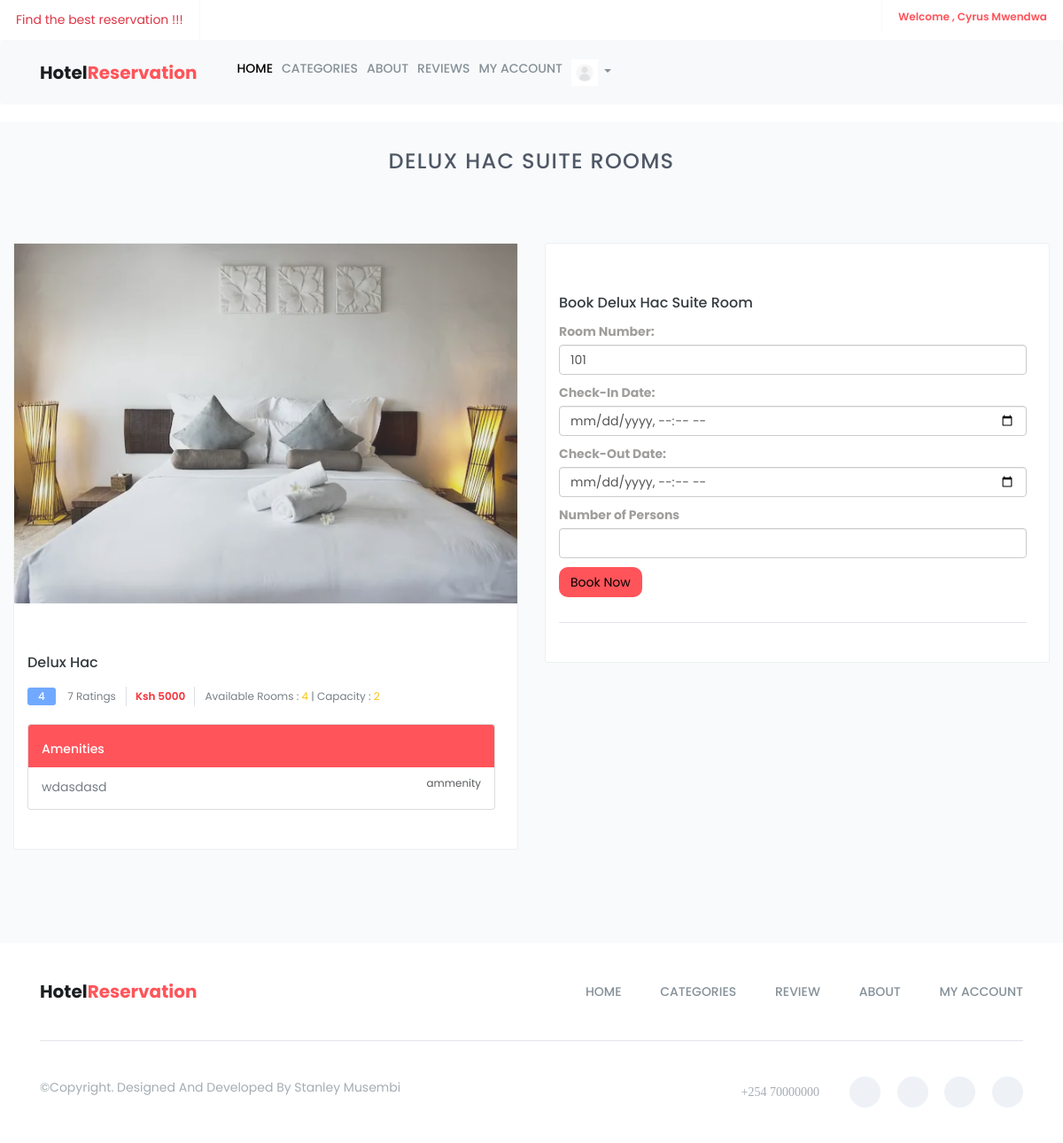
The page /category/1/ (signed in) on the database its author committed.
### accounts/models.py (models this page shows, shortened)
class CustomUser(AbstractUser):
    email = models.EmailField(unique=True)
    gender = models.CharField(max_length=1, blank=True, null=True)
    address = models.CharField(max_length=255, blank=True, null=True)
    image = models.ImageField(upload_to="user_images", blank=True, null=True)
    username = None
    objects = CustomUserManager()
    USERNAME_FIELD = 'email'
    REQUIRED_FIELDS = []

### hotel/models.py (models this page shows, shortened)
class RoomCategory(models.Model):
    name = models.CharField(max_length=255)
    description = models.TextField()
    capacity = models.IntegerField()
    beds = models.IntegerField()
    rooms = models.IntegerField()
    cost = models.DecimalField(max_digits=10, decimal_places=2)
    added_on = models.DateTimeField(auto_now_add=True)
    image = models.ImageField(upload_to="room_category_images")
    @property
    def total_reviews(self):
        return self.review_set.count()
    @property
    def average_rating(self):
         average  = self.review_set.aggregate(Avg('rating'))['rating__avg']
         return round(average) if average is not None else 0

### hotel/views.py (the view)
# urls.py: path('category/<int:category_id>' , views.category_detail , name='category-detail'),
def category(request , category_id):
    category = RoomCategory.objects.get(id=category_id)
    description = category.description.split(',')
    available_rooms = Room.objects.filter(category=category , status='available').count()
    categories_count = RoomCategory.objects.all().count()
    visitors_count = Booking.objects.all().count()
    rooms_count = RoomCategory.objects.aggregate(total_rooms = Sum('rooms'))['total_rooms']
    reviews_count = Review.objects.all().count()
    possible_rooms_for_category  = Room.objects.filter(category=category , status='available')
    context = {
        'category': category,
        'available_rooms': available_rooms,
        'description': description,
        'rooms_count':rooms_count,
        'visitors_count':visitors_count,
        'categories_count':categories_count,
        'reviews_count':reviews_count,
        'possible_rooms_for_category':possible_rooms_for_category,
    }
    return render(request, 'public/category_detail.html' , context)

### templates/public/category_detail.html (shortened to what this page needs)
 {% extends 'public/base.html' %}
 {% load static %}
 {% block content %}
		<section id="explore" class="explore">
			<div class="container-fluid">
				<div class="section-header">
					<h2>{{ category.name }} Suite Rooms</h2>
				</div>
				<div class="row explore-content">
                    <div class="col-sm-12 col-md-6">
                        <div class="single-explore-item">
                            <div class="single-explore-img">
                                <img src="{{ category.image.url}}" alt="explore image">
                            </div>
                            <div class="single-explore-txt bg-theme-1">
                                <h2><a href="#">{{ category.name }}</a></h2>
                                <p class="explore-rating-price">
                                    <span class="explore-rating">{{category.average_rating}}</span>
                                    <a href="#"> {{category.total_reviews}} ratings</a>
                                    <span class="explore-price-box">
                                        <span class="explore-price">Ksh 5000</span>
                                    </span>
                                     <a href="#">Available Rooms : <span class="text-warning ">{{available_rooms}}</span></a> |
                                     <a href="#">Capacity : <span class="text-warning ">{{category.capacity}}</span></a>
                                </p>
                                <div class="list-group">
                                    <div  class="list-group-item list-group-item-action primary-bg">
                                      <div class="d-flex w-100 justify-content-between">
                                        <h5 class="mb-1 text-white">Amenities</h5>
                                      </div>
                                    </div>
                                    {% for d in description%}
									<div   class="list-group-item list-group-item-action">
										<div class="d-flex w-100 justify-content-between">
										  <p class="mb-1">{{d}}</p>
										  <small class="text-body-secondary">ammenity</small>
										</div>
									  </div>
									{% endfor %}
                                  </div>
                            </div>
                        </div>
                    </div>
                    <div class="col-sm-12 col-md-6">
                        <div class="single-explore-item">
                            <div class="single-explore-txt bg-theme-1">
                                <h2><a href="#">Book {{category.name }} Suite Room</a></h2>
                                <div class="explore-person">
									{%  if available_rooms > 0%}
									<form method="post" action="{% url 'hotel:book' %}"  onsubmit="showLoadingSpinner()"">
                                        {% load custom_filters %}
                                        <div class="mb-3">
                                            <label for="room-number" class="form-label">Room Number:</label>
                                            <select class="form-control" id="room-number" name="room" required>
                                                {% for room in possible_rooms_for_category %}
                                                    <option value="{{ room.name }}">{{ room.name }}</option>
                                                {% endfor %}
                                            </select>
                                        </div>
										<div class="mb-3">
											<label for="check-in-date" class="form-label">Check-In Date:</label>
											<input type="datetime-local" class="form-control" id="check-in-date" name="check_in" required>
										</div>
										<div class="mb-3">
											<label for="check-out-date" class="form-label">Check-Out Date:</label>
											<input type="datetime-local" class="form-control" id="check-out-date" name="check_out" required>
										</div>
										<div class="mb-3">
											<label for="guests" class="form-label">Number of Persons</label>
											<input type="number" class="form-control" id="guests" name="persons" required>
										</div>
										<button type="submit" class="btn btn-custom" id="bookNowBtn">
                                            Book Now
                                        </button>
									</form>
									{% else %}
										<p class="text-danger">No rooms available ,  Check later or choose other <a href="{% url 'hotel:all_categories' %}">  Categories</a></p>
									{% endif %}
                                </div>
                            </div>
                        </div>
                    </div>
				</div>
			</div>
		</section>
{% endblock content %}

### templates/public/base.html (shortened to what this page needs)
{% load static %}
<!doctype html>
<html class="no-js" lang="en">
    <head>
        <link href="https://cdn.jsdelivr.net/npm/bootstrap@5.3.2/dist/css/bootstrap.min.css" rel="stylesheet">
		<link href="https://cdn.jsdelivr.net/npm/bootstrap@5.3.2/dist/css/bootstrap.min.css" rel="stylesheet">
        <link rel="stylesheet" href="{% static 'assets/css/font-awesome.min.css' %}">
		<link rel="stylesheet" href="{% static 'assets/css/linearicons.css' %}">
        <link rel="stylesheet" href="{% static 'assets/css/animate.css' %}">
        <link rel="stylesheet" href="{% static 'assets/css/flaticon.css' %}">
        <link rel="stylesheet" href="{% static 'assets/css/slick.css' %}">
		<link rel="stylesheet" href="{% static 'assets/css/slick-theme.css' %}">
        <link rel="stylesheet" href="{% static 'assets/css/bootstrap.min.css' %}">
		<link rel="stylesheet" href="{% static 'assets/css/bootsnav.css' %}" >
        <link rel="stylesheet" href="{% static 'assets/css/style.css' %}">
        <link rel="stylesheet" href="{% static 'assets/css/responsive.css' %}">
    </head>
	<body>
		<header id="header-top" class="header-top">
			<ul>
				<li>
					<div class="header-top-left">
						<ul>
							<li class="select-opt">
								 <p class="text-danger">Find the best reservation !!!</p>
							</li>
						</ul>
					</div>
				</li>
				<li class="head-responsive-right pull-right">
                    <div class="header-top-right">
                        {% if  user.is_authenticated %}
						<ul>
							<li class="header-top-contact">
								 <a href="">Welcome , {{user.first_name }} {{user.last_name}} </a>
							</li>
						</ul>
						{% endif%}
                    </div>
                </li>
			</ul>
		</header>
		<section class="top-area">
			<div class="header-area">
			    <nav class="navbar navbar-expand-lg navbar-light bg-light fixed-top" style ="width:100%;" data-bs-minus-value-desktop="70" data-bs-minus-value-mobile="55" data-bs-speed="1000">
					<div class="container">
						<div class="navbar-brand">
							<a  href="{% url 'hotel:home'%} "  >Hotel<span class="brand-span">reservation</span></a>
						</div>
						<div class="collapse navbar-collapse menu-ui-design" id="navbar-menu">
							<ul class="navbar-nav ms-auto" data-bs-in="fadeInDown" data-bs-out="fadeOutUp">
								<li class="nav-item"><a href="{% url 'hotel:home' %}" class="nav-link active" href="#home">Home</a></li>
								<li class="nav-item"><a href="{% url 'hotel:all_categories' %}" class="nav-link" href="#works">Categories </a></li>
								<li class="nav-item"><a href="{% url 'hotel:about' %}" class="nav-link"  >About</a></li>
								<li class="nav-item"><a href="{% url 'hotel:reviews' %}" class="nav-link" href="#reviews">Reviews</a></li>
								<li class="nav-item"><a href="{% url 'accounts:profile' %}" class="nav-link" href="#contact">My Account</a></li>
								  {% if user.is_authenticated %}
								  <li class="nav-item ml-auto dropdown">
									  <a class="nav-link dropdown-toggle" href="#" id="profileDropdown" role="button" data-bs-toggle="dropdown" aria-haspopup="true" aria-expanded="false">
										  {% if user.image %}
											  <img src="{{ user.image.url }}" alt="Profile Image" width="30px" class="profile-image">
										  {% else %}
											  <img src="{% static 'assets/img/placeholder.webp' %}" alt="Placeholder Image" width="30px" class="profile-image">
										  {% endif %}
									  </a>
								  </li>
								  {% endif %}
							</ul>
						</div>
					</div>
				</nav>
			</div>
		</section>
        {% block content%}
         {% endblock content%}
		<footer id="footer"  class="footer">
			<div class="container">
				<div class="footer-menu">
		           	<div class="row">
			           	<div class="col-sm-3">
			           		 <div class="navbar-header">
				                <a class="navbar-brand" href="{% url 'hotel:home' %}">Hotel<span class="brand-span">Reservation</span></a>
				            </div>
			           	</div>
			           	<div class="col-sm-9">
			           		<ul class="footer-menu-item">
			                    <li class="scroll"><a  href="{% url 'hotel:home' %}">home</a></li>
			                    <li class="scroll"><a href="{% url 'hotel:all_categories' %}">categories</a></li>
			                    <li class="scroll"><a href="{% url 'hotel:reviews' %}">review</a></li>
								<li class="scroll"><a href="{% url 'hotel:about' %}">about</a></li>
			                    <li class="scroll"><a href="{% url 'accounts:profile' %}">my account</a></li>
			                </ul>
			           	</div>
		           </div>
				</div>
				<div class="hm-footer-copyright">
					<div class="row">
						<div class="col-sm-5">
							<p>
								&copy;copyright. designed and developed by Stanley Musembi
							</p>
						</div>
						<div class="col-sm-7">
							<div class="footer-social">
								<span><i class="fa fa-phone"> +254 70000000 </i></span>
								<a href="#"><i class="fa fa-facebook"></i></a>
								<a href="#"><i class="fa fa-twitter"></i></a>
								<a href="#"><i class="fa fa-linkedin"></i></a>
								<a href="#"><i class="fa fa-google-plus"></i></a>
							</div>
						</div>
					</div>
				</div>
			</div>
        </footer>
    </body>
</html>

### static/assets/css/bootsnav.css (style rules this page uses)
body { -webkit-transition: all 0.3s ease-in-out; -moz-transition: all 0.3s ease-in-out; -o-transition: all 0.3s ease-in-out; -ms-transition: all 0.3s ease-in-out; transition: all 0.3s ease-in-out; }

### rows shown on the page
CustomUser: first_name "Cyrus", last_name "Mwendwa"
RoomCategory: name "DELUX HAC", image (picture), name "Delux Hac", average_rating "4", total_reviews "7", capacity "2", description "wdasdasd"

### other values the page prints
{{ available_rooms }} "4"
form field room "101"
